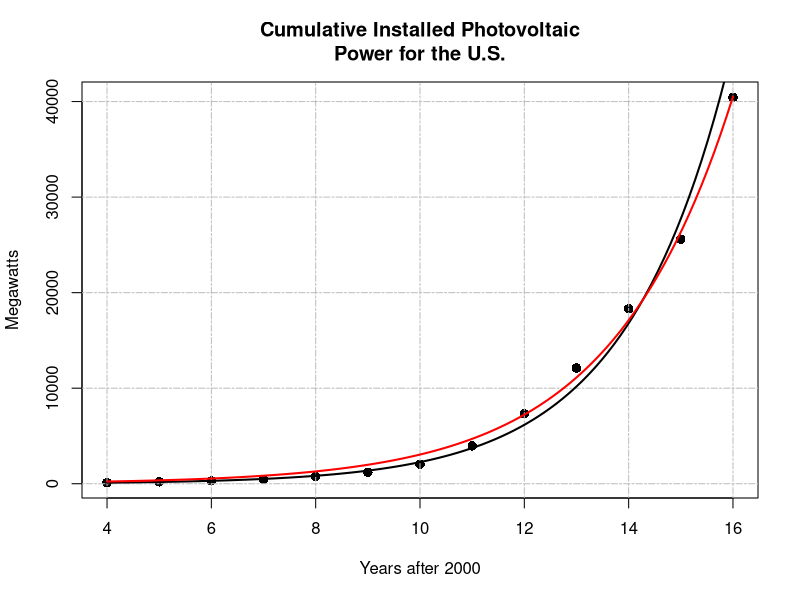
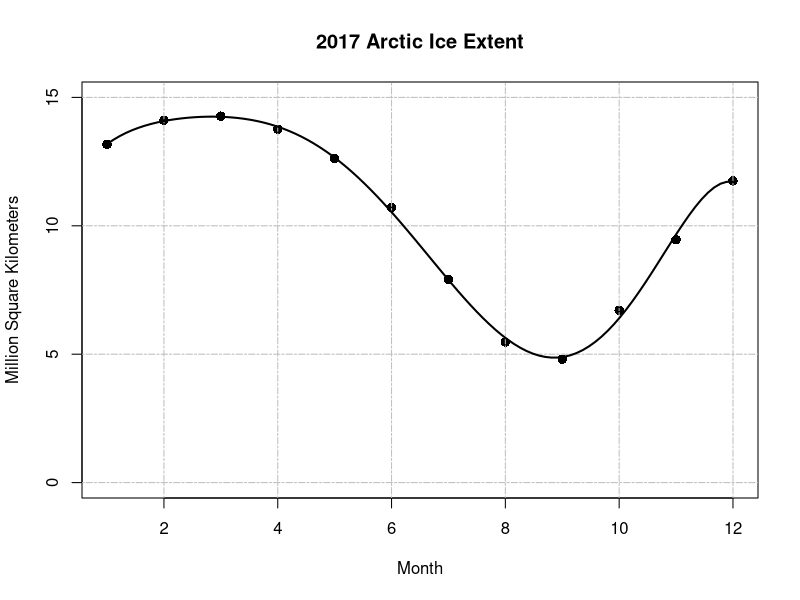
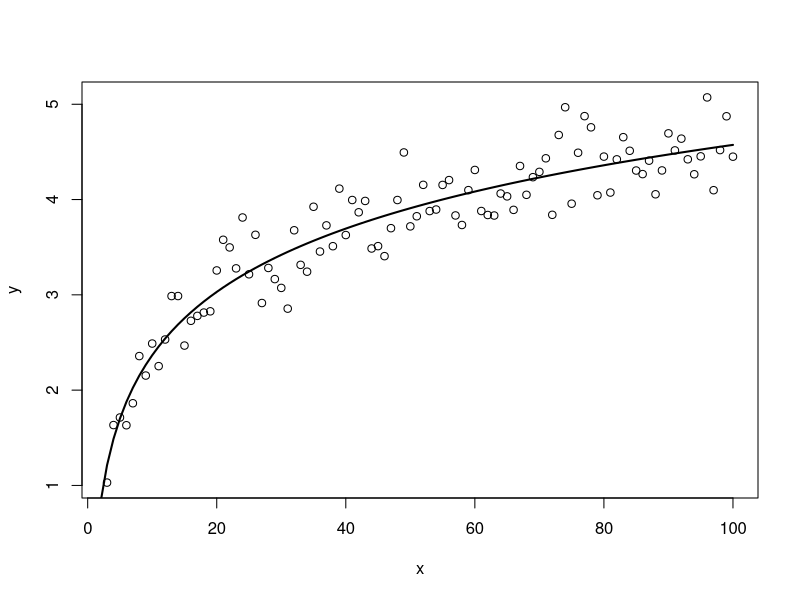
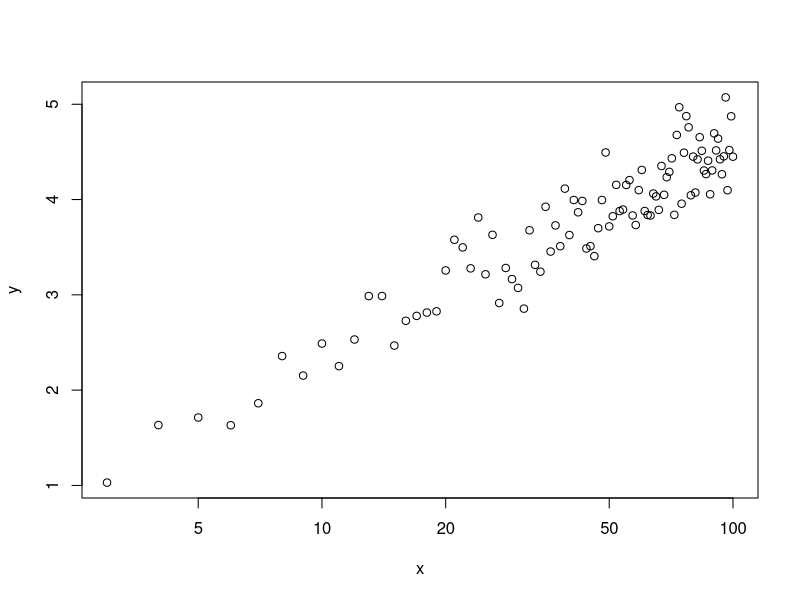
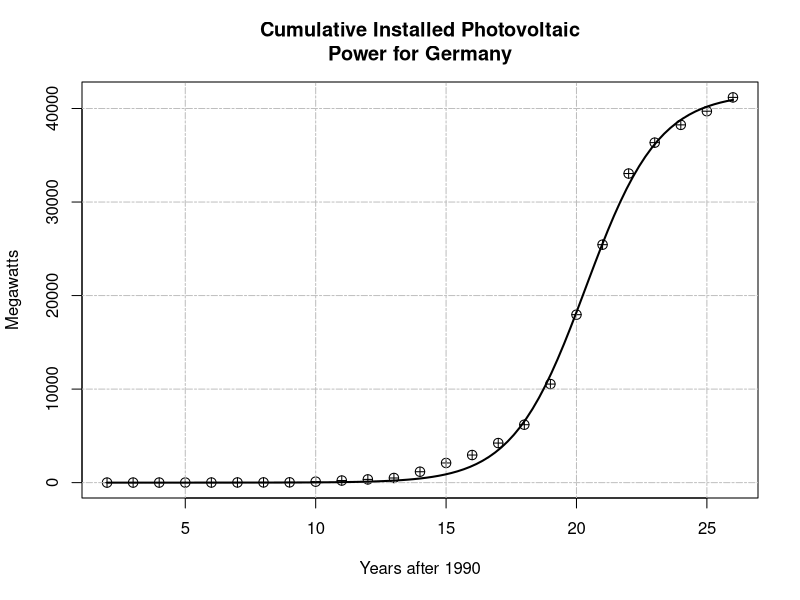
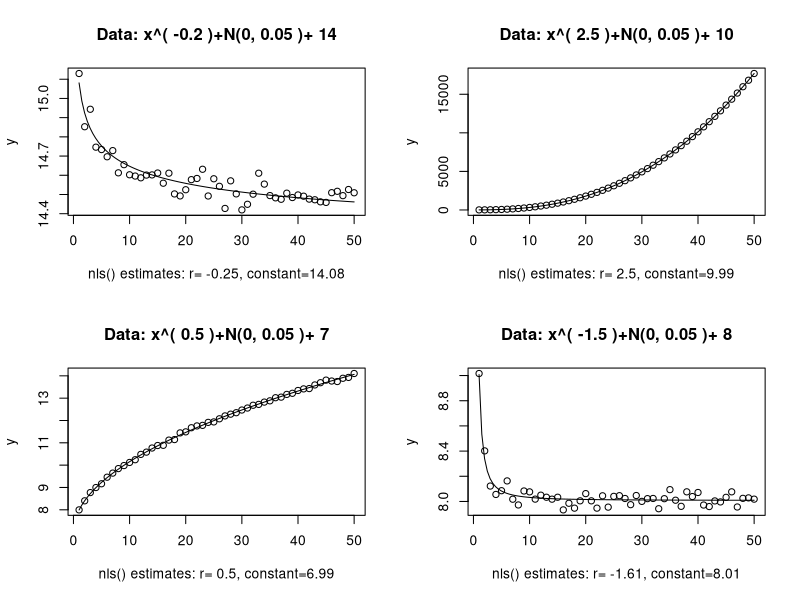

Reproduce these figures in R, in order.
######################################################################
### R for College Mathematics and Statistics
### Thomas J Pfaff
### Code for Chapter 9: Curve Fitting
######################################################################


##### Exponential Fit #####

Years.after.2000=4:16
Solar.usa=c(119,198,303,463,761,1190,2040,3961,7330,12106,18317,25600,40436)
plot(Years.after.2000,Solar.usa,pch=16,cex=1.25,xlim=c(4,16),
	xlab="Years after 2000", ylab="Megawatts")
title(main="Cumulative Installed Photovoltaic\nPower for the U.S.")
grid(NULL,NULL,lty=6,col="gray")
Solar.usa.fit=lm(log(Solar.usa)~ Years.after.2000)
Exp.Solar.usa=function(x){exp(coef(Solar.usa.fit)[[1]])*exp(coef(Solar.usa.fit)[[2]]*x)}
curve(Exp.Solar.usa,4,16,lwd=2,add=TRUE)


summary(Solar.usa.fit)


names(Solar.usa.fit)


Solar.usa.fit$coefficients


Solar.usa.nls=nls(Solar.usa~P*exp(r*Years.after.2000),start=list(P=1,r=1))
Exp.Solar.usa.nls=function(x){coef(Solar.usa.nls)[[1]]*exp(coef(Solar.usa.nls)[[2]]*x)}
curve(Exp.Solar.usa.nls,4,16,add=TRUE,col="red",lwd=2)


##### Polynomial Fit #####


Month=1:12
Arctic.Ice.2017=c(13.17,14.11,14.27,13.76,12.62,10.72,7.9,5.47,4.8,6.71,9.46,11.75)
plot(Month,Arctic.Ice.2017,pch=16,cex=1.25,ylim=c(0,15),xlab="Month",
	ylab="Million Square Kilometers")
title(main="2017 Arctic Ice Extent")
grid (NULL,NULL,lty=6,col="gray")
Ice.fit=lm(Arctic.Ice.2017~poly(Month,6,raw=TRUE))
Coef=Ice.fit$coefficients
Poly.Ice=function(x){Coef[[1]]+Coef[[2]]*x+Coef[[3]]*x^2+Coef[[4]]*x^3+Coef[[5]]*x^4+
	Coef[[6]]*x^5+Coef[[7]]*x^6}
curve(Poly.Ice,1,12,lwd=2,add=TRUE)


##### Log Fit #####


x=3:100
y=log(x) + rnorm(length(x),0,0.25)
plot(x,y)
Log.fit=lm(y~log(x))
Log.fit.function=function(x){coef(Log.fit)[2]*log(x)+coef(Log.fit)[1]}
curve(Log.fit.function,0,100,lwd=2,add=TRUE)


plot(x,y,log="x")


##### Logistic Fit #####


Years.After.1990=2:26
Solar.Ger=c(2.9,4.3,5.6,6.7,10.3,16.5,21.9,30.2,103.4,222.5,343.6,496.0,
	1165.4,2100.6,2950.4,4230.1,6193.1,10538.1,17956.4,25441.6,33045.6,
	36349.9,38249.9,39710.0,41186.0)
plot(Years.After.1990,Solar.Ger,pch=10,cex=1.25,xlab="Years after 1990",ylab="Megawatts")
title(main="Cumulative Installed Photovoltaic\nPower for Germany")
grid(NULL,NULL,lty=6,col="gray")
Ger.logistic=nls(Solar.Ger~SSlogis(Years.After.1990,Asym,xmid,scal))
Ger.logistic.function=function(x){coef(Ger.logistic)[[1]]/(1+exp((coef(Ger.logistic)
	[[2]]-x)/coef(Ger.logistic)[[3]]))}
curve(Ger.logistic.function,2, 26,lwd=2,add=TRUE)


##### Power Fit #####

## Book error: corrected ) in paste for title

x=1:50
error=0.05
par(mfrow=c(2,2))
for (r in c(-.2, 2.5, 0.5, -1.5)){
 c=sample(5:15,1)
 y=x^r+rnorm(length(x),0,error)+c
 Power.fit=nls(y ~ I(x^power)+c,start=list(power=1,c=10))
 f=function(x){x^coef(Power.fit)[[1]]+coef(Power.fit)[[2]]}
 title=paste("Data: x^(",r,")+N(0,", error,")+",c)
 xlabel=paste("nls() estimates: r= ",round(coef(Power.fit)[[1]],2),", constant=",
	round(coef(Power.fit)[[2]],2),sep="")
 plot(x,y,main=title,xlab=xlabel)
 curve(f,1,50,add=TRUE)}
